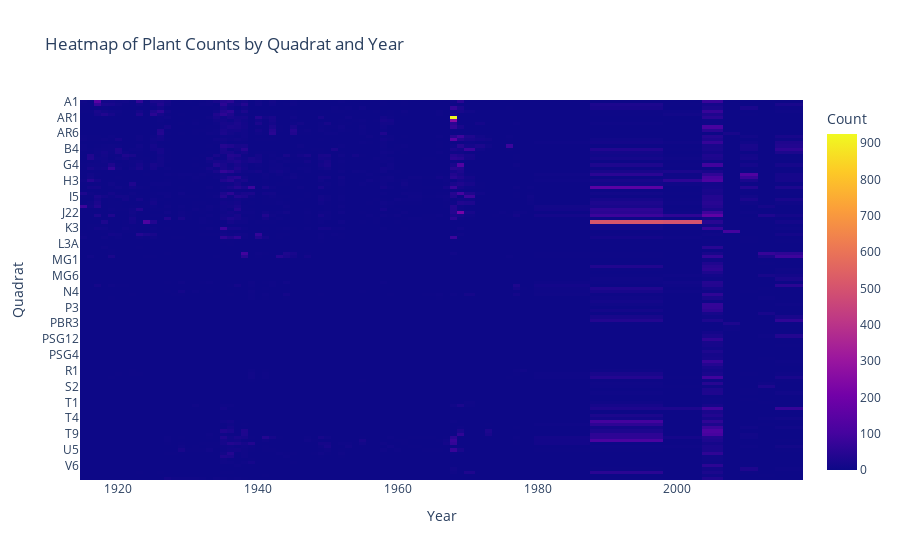

This figure's notebook cell:
### Code cell
fig = px.imshow(pivot_table, labels=dict(x="Year", y="Quadrat", color="Count"),
                x=pivot_table.columns, y=pivot_table.index,
                title="Heatmap of Plant Counts by Quadrat and Year")

#show more year labels on x-axis
fig.update_xaxes(nticks=10)
fig.show()

### Figure 1 — Plotly figure (JSON) as saved in the notebook; plotly's stock layout.template omitted (floating-point values rounded to 4 significant figures; data arrays with more than 128 entries replaced by an {"elided": "..."} marker saying what was removed)
{"data": [{"coloraxis": "coloraxis", "hovertemplate": "Year: %{x}<br>Quadrat: %{y}<br>Count: %{z}<extra></extra>", "name": "0", "type": "heatmap", "x": [1915, 1916, 1917, 1918, 1919, 1920, 1921, 1922, 1923, 1924, 1925, 1926, 1927, 1928, 1929, 1930, 1931, 1932, 1933, 1934, 1935, 1936, 1937, 1938, 1939, 1940, 1941, 1942, 1943, 1944, 1945, 1946, 1947, 1948, 1949, 1950, 1951, 1952, 1953, 1954, 1955, 1956, 1957, 1958, 1959, 1960, 1961, 1962, 1965, 1966, 1967, 1968, 1969, 1970, 1972, 1973, 1974, 1975, 1976, 1977, 1978, 1979, 1980, 1995, 2001, 2006, 2007, 2011, 2012, 2016], "xaxis": "x", "y": ["A1", "A2", "A3", "A4", "A5", "AR1", "AR2", "AR3", "AR4", "AR5", "AR6", "B1", "B2", "B2A", "B3", "B4", "B5", "G1", "G2", "G3", "G4", "G5", "G6", "H1", "H2", "H3", "I1", "I2", "I3", "I4", "I5", "I6", "I7", "J1", "J12", "J22", "J8", "J9", "K1", "K2", "K3", "K4", "L1", "L2", "L3", "L3A", "L4", "L5", "M5", "M6", "MG1", "MG2", "MG3", "MG4", "MG5", "MG6", "MG7", "N1", "N3", "N3A", "N4", "N5", "N6", "P1", "P2", "P3", "P4", "P5", "PBR1", "PBR2", "PBR3", "PBR4", "PSG1", "PSG10", "PSG11", "PSG12", "PSG13", "PSG14", "PSG2", "PSG3", "PSG4", "PSG5", "PSG6", "PSG8", "PSG9", "R1", "R2", "R3", "R4", "S1", "S2", "S3", "S4", "S5", "S6", "T1", "T10", "T11", "T2", "T3", "T4", "T5", "T6", "T7", "T8", "T9", "U1", "U2", "U3", "U4", "U5", "V1", "V2", "V3", "V4", "V6", "Y1", "Y2", "Y3", "Y7"], "yaxis": "y", "z": {"elided": "120x70 int values"}}], "layout": {"coloraxis": {"colorbar": {"title": {"text": "Count"}}, "colorscale": [[0, "#0d0887"], [0.1111, "#46039f"], [0.2222, "#7201a8"], [0.3333, "#9c179e"], [0.4444, "#bd3786"], [0.5556, "#d8576b"], [0.6667, "#ed7953"], [0.7778, "#fb9f3a"], [0.8889, "#fdca26"], [1, "#f0f921"]]}, "title": {"text": "Heatmap of Plant Counts by Quadrat and Year"}, "xaxis": {"anchor": "y", "constrain": "domain", "domain": [0, 1], "nticks": 10, "scaleanchor": "y", "title": {"text": "Year"}}, "yaxis": {"anchor": "x", "autorange": "reversed", "constrain": "domain", "domain": [0, 1], "title": {"text": "Quadrat"}}}}
